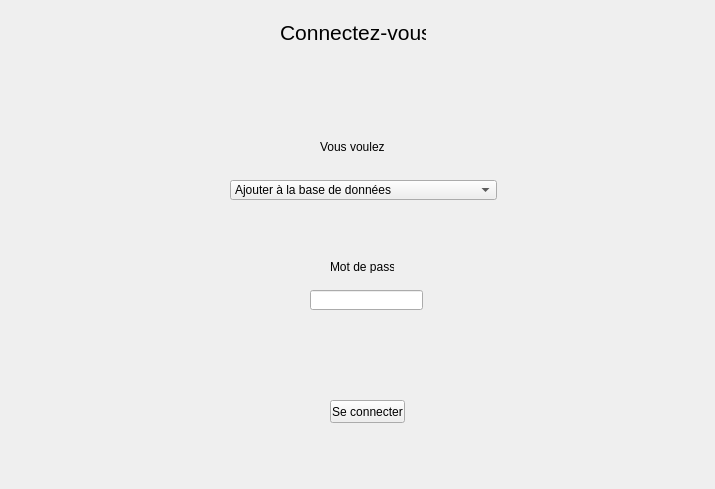
<?xml version="1.0" encoding="UTF-8"?>
<ui version="4.0">
 <class>connexion</class>
 <widget class="QWidget" name="connexion">
  <property name="geometry">
   <rect>
    <x>0</x>
    <y>0</y>
    <width>715</width>
    <height>489</height>
   </rect>
  </property>
  <property name="windowTitle">
   <string>Form</string>
  </property>
  <widget class="QLabel" name="labelH1">
   <property name="geometry">
    <rect>
     <x>280</x>
     <y>20</y>
     <width>146</width>
     <height>25</height>
    </rect>
   </property>
   <property name="text">
    <string>&lt;html&gt;&lt;head/&gt;&lt;body&gt;&lt;p&gt;&lt;span style=&quot; font-size:16pt;&quot;&gt;Connectez-vous&lt;/span&gt;&lt;/p&gt;&lt;/body&gt;&lt;/html&gt;</string>
   </property>
  </widget>
  <widget class="QLineEdit" name="lineEditPassword">
   <property name="geometry">
    <rect>
     <x>310</x>
     <y>290</y>
     <width>113</width>
     <height>20</height>
    </rect>
   </property>
  </widget>
  <widget class="QLabel" name="labelPassword">
   <property name="geometry">
    <rect>
     <x>330</x>
     <y>260</y>
     <width>64</width>
     <height>13</height>
    </rect>
   </property>
   <property name="text">
    <string>Mot de passe</string>
   </property>
  </widget>
  <widget class="QLabel" name="labelFeature">
   <property name="geometry">
    <rect>
     <x>320</x>
     <y>140</y>
     <width>64</width>
     <height>13</height>
    </rect>
   </property>
   <property name="text">
    <string>Vous voulez :</string>
   </property>
  </widget>
  <widget class="QComboBox" name="comboBoxFeature">
   <property name="geometry">
    <rect>
     <x>230</x>
     <y>180</y>
     <width>267</width>
     <height>20</height>
    </rect>
   </property>
   <item>
    <property name="text">
     <string>Ajouter à la base de données</string>
    </property>
   </item>
   <item>
    <property name="text">
     <string>Supprimer de la base de données après une vente</string>
    </property>
   </item>
   <item>
    <property name="text">
     <string>Consulter la base de données</string>
    </property>
   </item>
  </widget>
  <widget class="QPushButton" name="pushButtonConnect">
   <property name="geometry">
    <rect>
     <x>330</x>
     <y>400</y>
     <width>75</width>
     <height>23</height>
    </rect>
   </property>
   <property name="text">
    <string>Se connecter</string>
   </property>
  </widget>
 </widget>
 <resources/>
 <connections/>
</ui>
